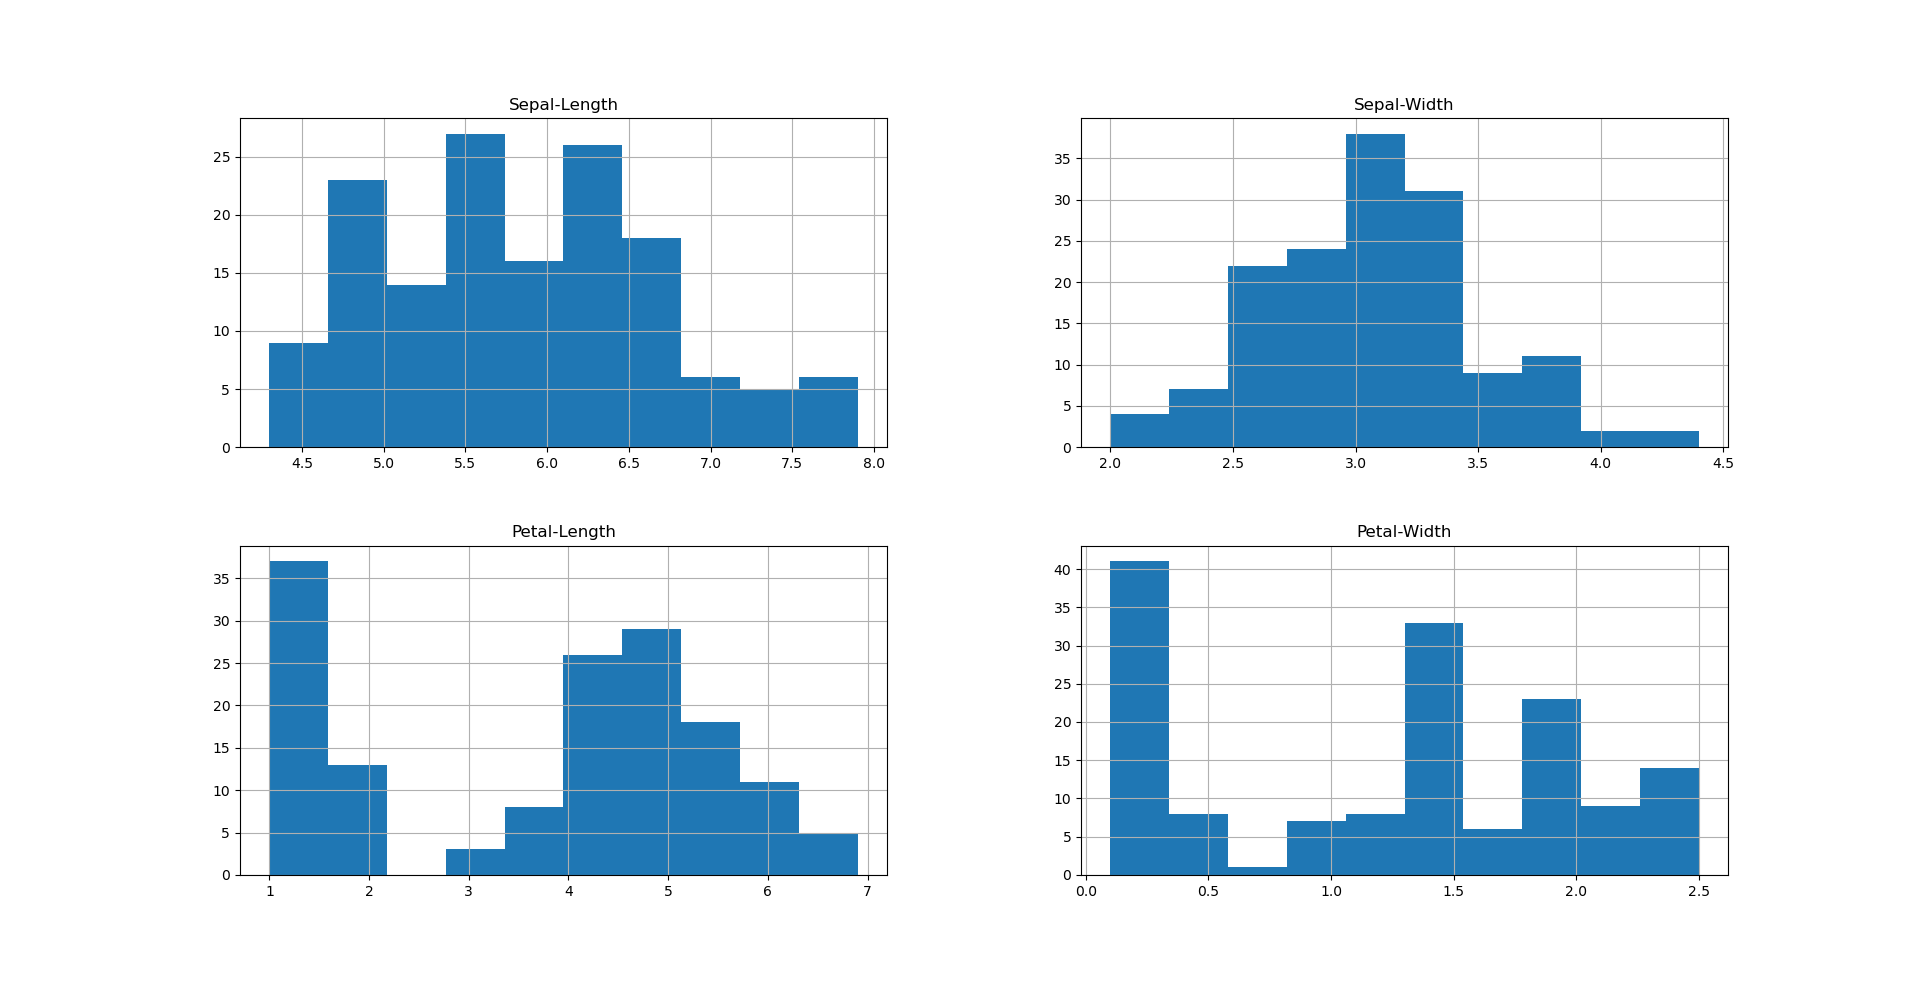

Python code for this plot:
# Programming and Scripting
# Project 2022
# Author: Megan O'Donovan
# Summary: Create a histogram of each variable
import pandas as pd 
import numpy as np
import matplotlib.pyplot as pl
import seaborn as sns


# Load the dataset into python
csv_file = 'C:/Users/odonovanm/Documents/iris dataset.csv'
iris =  pd.read_csv(csv_file)
##print(iris.head(10)) 

#pl.subplot(2, 2, 1)  ### want to create a 4x4 view https://nickmccullum.com/python-visualization/subplots/
## First Plot  
## Plot histogram of  petal lengths
#_ = pl.hist(iris.petal_length)

## Label axes
#_ = pl.xlabel('petal length (cm)')
#_ = pl.ylabel('count')

##Second Plot
## Plot histogram of petal width
#pl.subplot(2, 2, 2)    
#_ = pl.hist(iris.petal_width)

## Label axes
#_ = pl.xlabel('petal width (cm)')
#_ = pl.ylabel('count') 

##Third Plot
#pl.subplot(2, 2, 3)    
## Plot histogram of sepal lengths
#_ = pl.hist(iris.sepal_length)

## Label axes
#_ = pl.xlabel('sepal length (cm)')
#_ = pl.ylabel('count')

##Fourth Plot
## Plot histogram of sepal width
#pl.subplot(2,2,4)
#_ = pl.hist(iris.sepal_width)

## Label axes
#_ = pl.xlabel('sepal width (cm)')
#_ = pl.ylabel('count') 
## Show histogram
#pl.show()

dataset = pd.DataFrame(iris)
#df = dataset.rename  = ['sepal-length', 'sepal-width', 'petal-length', 'petal-width', 'species']
df = dataset.rename({'sepal_length': 'Sepal-Length', 'sepal_width': 'Sepal-Width', 'petal_length': 'Petal-Length', 'petal_width': 'Petal-Width', 'species': 'Species'}, axis=1)

fig = plt.figure(figsize = (8,8))
ax = fig.gca()
df.hist(ax=ax)
plt.show()
